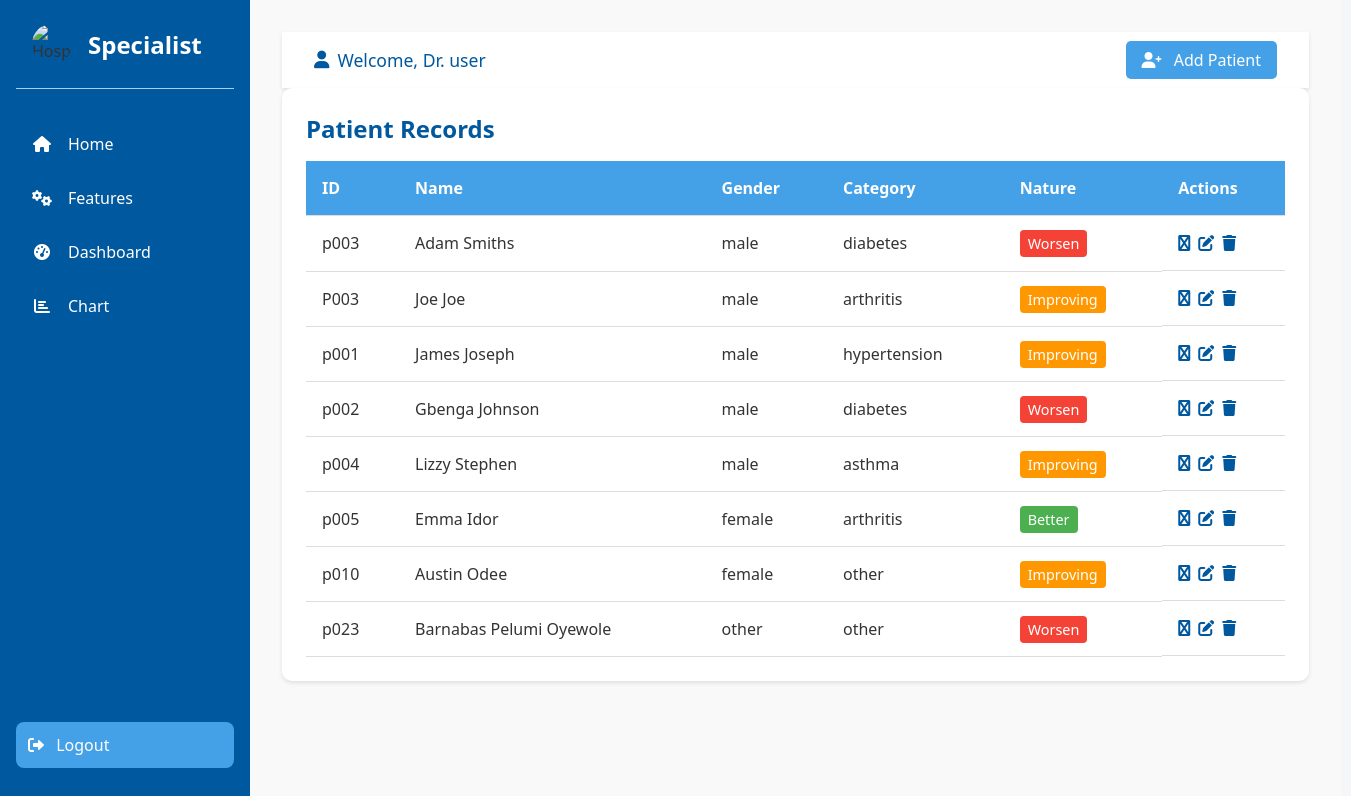
Page /dashboard/ (signed in) on the earlier database version.
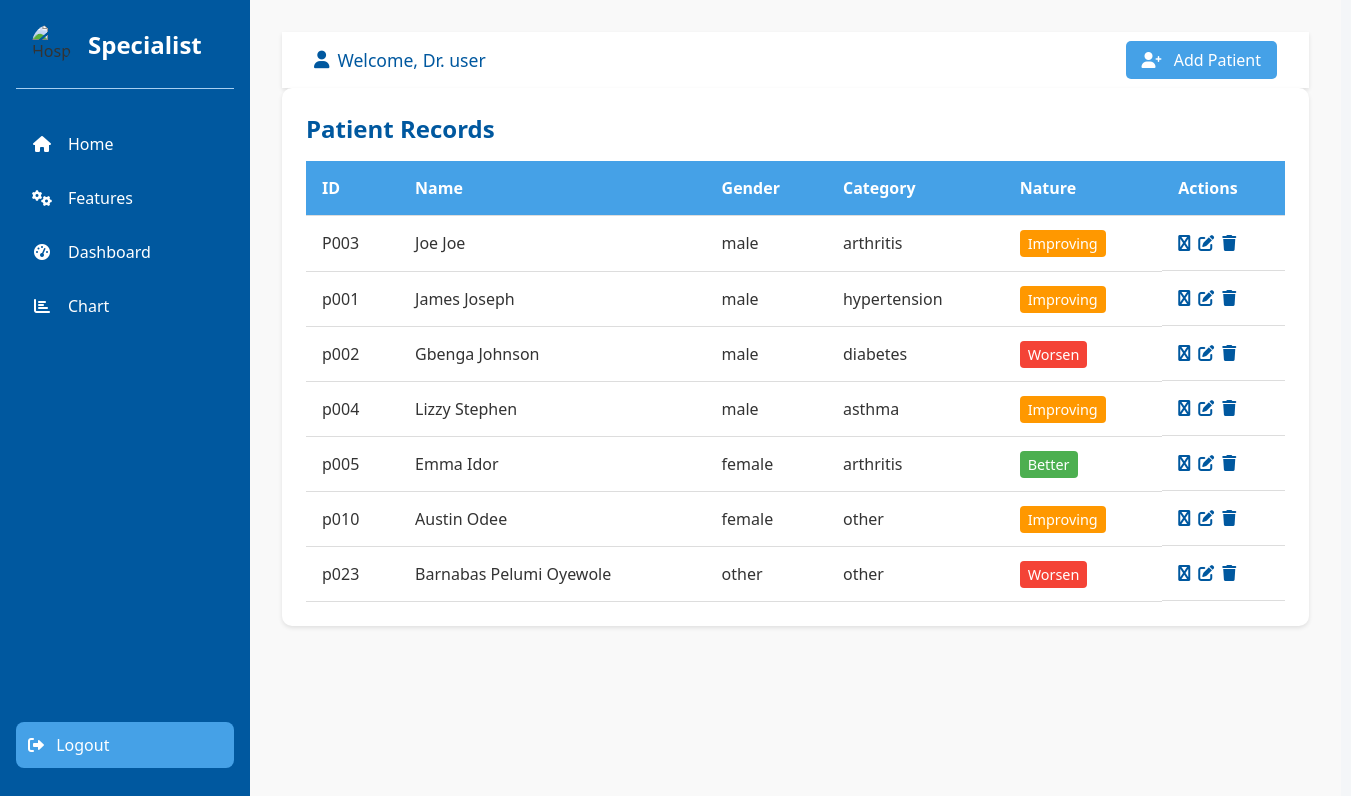
Same page on the later database version.
### CRM/models.py (models this page shows)
class Patient(models.Model):
    GENDER_CHOICES = [
        ('male', 'Male'),
        ('female', 'Female'),
        ('other', 'Other'),
    ]
    DISEASE_CATEGORY_CHOICES = [
        ('hypertension', 'Hypertension'),
        ('diabetes', 'Diabetes'),
        ('asthma', 'Asthma'),
        ('arthritis', 'Arthritis'),
        ('other', 'Other'),
    ]
    NATURE_CHOICES = [
        ('better', 'Better'),
        ('improving', 'Improving'),
        ('worsen', 'Worsen'),
    ]
    patient_id = models.CharField(max_length=50, unique=True)
    name = models.CharField(max_length=100)
    age = models.PositiveIntegerField()
    gender = models.CharField(max_length=10, choices=GENDER_CHOICES)
    phone = models.CharField(max_length=15)
    email = models.EmailField(unique=True)
    disease_category = models.CharField(max_length=20, choices=DISEASE_CATEGORY_CHOICES)
    nature = models.CharField(max_length=10, choices=NATURE_CHOICES)
    address = models.TextField()
    def __str__(self):
        return f"{self.name} (ID: {self.patient_id})"

### CRM/views.py (the view)
# urls.py: path('dashboard/', views.dashboard, name='dashboard'),
@login_required
def dashboard(request):
    patient_records= Patient.objects.all()
    context = {'patients': patient_records}
    print(patient_records)  # Debugging
    return render(request, 'dashboard.html', context=context)

### templates/dashboard.html (shortened to what this page needs)
{%load static%}
<!DOCTYPE html>
<html lang="en">
<head>
    <link rel="stylesheet" href="{% static 'styles.css' %}">
    <link rel="stylesheet" href="https://cdnjs.cloudflare.com/ajax/libs/font-awesome/6.0.0-beta3/css/all.min.css">
</head>
<body>
    <aside class="sidebar" id="sidebar">
        <div class="logo-container">
            <img src="https://i.pinimg.com/736x/34/14/03/341403d15bcffea3bb9c9ab1424e8420.jpg" alt="Hospital Logo">
            <span>Specialist</span>
        </div>
        <ul class="nav-menu">
            <li class="nav-item">
                <a href="{% url 'index' %}" class="nav-link">
                    <i class="fas fa-home"></i>
                    <span>Home</span>
                </a>
            </li>
            <li class="nav-item">
                <a href="{% url 'features' %}" class="nav-link">
                    <i class="fas fa-cogs"></i>
                    <span>Features</span>
                </a>
            </li>
            {% if user.is_authenticated %}
                <li class="nav-item">
                    <a href="{% url 'dashboard' %}" class="nav-link">
                        <i class="fas fa-tachometer-alt"></i>
                        <span>Dashboard</span>
                    </a>
                </li>
                <li class="nav-item">
                    <a href="{% url 'chart' %}" class="nav-link">
                        <i class="fas fa-chart-bar"></i>
                        <span>Chart</span>
                    </a>
                </li>
            {% endif %}
        </ul>
        {% if user.is_authenticated %}
            <a href="{% url 'logout' %}" class="logout-btn">
                <i class="fas fa-sign-out-alt"></i> Logout
            </a>
        {% else %}
            <a href="{% url 'login' %}" class="logout-btn">
                <i class="fas fa-sign-in-alt"></i> Login
            </a>
        {% endif %}
    </aside>
    <main class="main-content">
        <header class="top-bar">
            <div class="user-info">
                <i class="fas fa-user"></i> Welcome, Dr. {{user.username}}
            </div>
            <div class="action-buttons">
                <a href = "{% url 'register' %}" class="btn-add-patient">
                    <i class="fas fa-user-plus"></i> Add Patient
                </a>
            </div>
        </header>
        <div class="card">
            <h2 class="card-title">Patient Records</h2>
            <div class="table-container">
                <table>
                    <thead>
                        <tr>
                            <th>ID</th>
                            <th>Name</th>
                            <th>Gender</th>
                            <th>Category</th>
                            <th>Nature</th>
                            <th>Actions</th>
                        </tr>
                    </thead>
                    <tbody>
                        {% for patient in patients %}
                        <tr>
                            <td>{{ patient.patient_id }}</td>
                            <td>{{ patient.name }}</td>
                            <td>{{ patient.gender }}</td>
                            <td>{{ patient.disease_category }}</td>
                            <td>
                                <span class="status-badge
                                    {% if patient.nature == 'better' %}status-better
                                    {% elif patient.nature == 'improving' %}status-improving
                                    {% else %}status-worsen{% endif %}">
                                    {{ patient.nature|title }}
                                </span>
                            </td>
                            <td class="table-actions">
                                <a href="{% url 'read' patient.pk %}" class="btn-icon read"><i class="fas fa-readme"></i></a>
                                <a href="{% url 'update' patient.pk %}" class="btn-icon edit"><i class="fas fa-edit"></i></a>
                                <a href="{% url 'delete' patient.id %}" class="btn-icon delete"><i class="fas fa-trash"></i></a>
                            </td>
                        </tr>
                        {% empty %}
                        <tr>
                            <td colspan="6">No patients found.</td>
                        </tr>
                        {% endfor %}
                    </tbody>
                </table>
            </div>
        </div>
    </main>
</body>
</html>

### static/styles.css (style rules this page uses)
:root { --primary-color: #00589f; --secondary-color: #45A1E7; --light-color: #A8CFF1; --accent-color: #B9A6DC; --text-color: #ffffff; --hover-color: #033b6a; --gray-bg: #f4f6f8; --shadow: 0 2px 4px rgba(0, 0, 0, 0.1); }
* { margin: 0; padding: 0; box-sizing: border-box; text-decoration: none; }
body { font-family: 'Segoe UI', Tahoma, Geneva, Verdana, sans-serif; color: #333; min-height: 100vh; display: grid; grid-template-columns: auto 1fr; background-color: var(--gray-bg); }
.sidebar { background-color: var(--primary-color); width: 250px; padding: 1.5rem 1rem; height: 100vh; position: fixed; transition: transform 0.3s ease; }
.logo-container { display: flex; align-items: center; gap: 1rem; padding: 0 1rem 1.5rem; border-bottom: 1px solid var(--light-color); }
.logo-container img { width: 40px; height: 40px; border-radius: 50%; }
.logo-container span { color: var(--text-color); font-size: 1.5rem; font-weight: bold; }
.nav-menu { margin-top: 2rem; list-style: none; }
.nav-item { margin-bottom: 0.5rem; }
.nav-link { display: flex; align-items: center; padding: 0.75rem 1rem; color: var(--text-color); text-decoration: none; border-radius: 8px; transition: all 0.3s ease; }
.nav-link i { margin-right: 1rem; width: 20px; text-align: center; }
.top-bar { background-color: white; padding: 1rem 2rem; box-shadow: var(--shadow); display: flex; justify-content: space-between; align-items: center; }
.logout-btn, .btn-signup { background-color: var(--secondary-color); color: var(--text-color); padding: 0.75rem 1.5rem; border: none; border-radius: 8px; cursor: pointer; font-size: 1rem; transition: background-color 0.3s; }
.btn-signup i, .logout-btn i { margin-right: 0.5rem; }
.user-info { font-size: 1.1rem; color: var(--primary-color); display: flex; align-items: center; }
.user-info i { margin-right: 0.5rem; }
.logout-btn { position: absolute; bottom: 2rem; left: 1rem; right: 1rem; padding: 0.75rem; background-color: var(--secondary-color); color: var(--text-color); border: none; border-radius: 8px; cursor: pointer; transition: background-color 0.3s; }
.main-content { margin-left: 250px; transition: margin-left 0.3s ease; width: 100%; }
.user-info { font-size: 1.1rem; color: var(--primary-color); }
.card { background-color: white; border-radius: 10px; padding: 1.5rem; margin-bottom: 1.5rem; box-shadow: var(--shadow); }
.card-title { color: var(--primary-color); font-size: 1.5rem; margin-bottom: 1rem; }
.table-container { overflow-x: auto; }
table { width: 100%; border-collapse: collapse; }
th, td { padding: 1rem; text-align: left; border-bottom: 1px solid #ddd; }
th { background-color: var(--secondary-color); color: var(--text-color); }
.status-badge { padding: 0.25rem 0.5rem; border-radius: 4px; font-size: 0.9rem; }
.status-badge.status-better { background-color: #4caf50; color: white; }
.status-badge.status-worsen { background-color: #f44336; color: white; }
.status-badge.status-improving { background-color: #ff9800; color: white; }
.table-actions { display: flex; gap: 0.5rem; }
.btn-icon { background: none; border: none; color: var(--primary-color); cursor: pointer; transition: color 0.3s; }
.main-content { padding: 2rem; background-color: #f9f9f9; }
.btn-add-patient, .btn-update { background-color: var(--secondary-color); color: white; padding: 0.5rem 1rem; border: none; border-radius: 5px; cursor: pointer; font-size: 1rem; transition: background-color 0.3s; }
.btn-add-patient i, .btn-update i { margin-right: 0.5rem; }

Differences in the rows shown:
removed Patient: patient_id "p003", name "Adam Smiths", gender "male", disease_category "diabetes", nature "Worsen"
